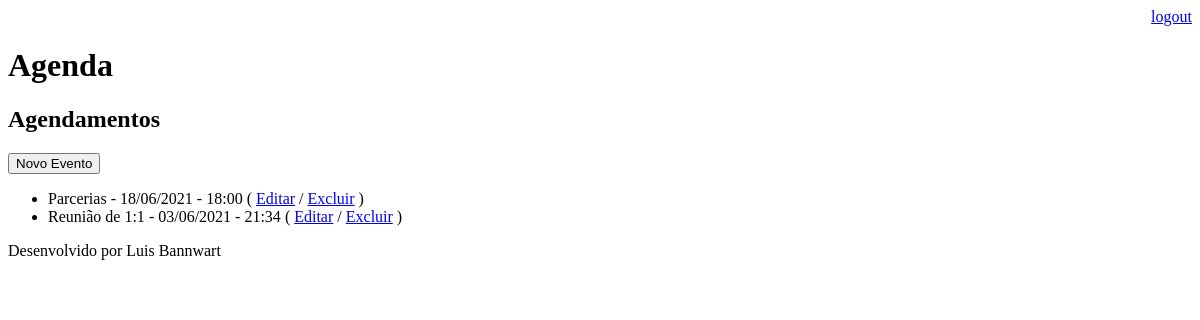
Page /agenda/ (signed in) on the earlier database version.
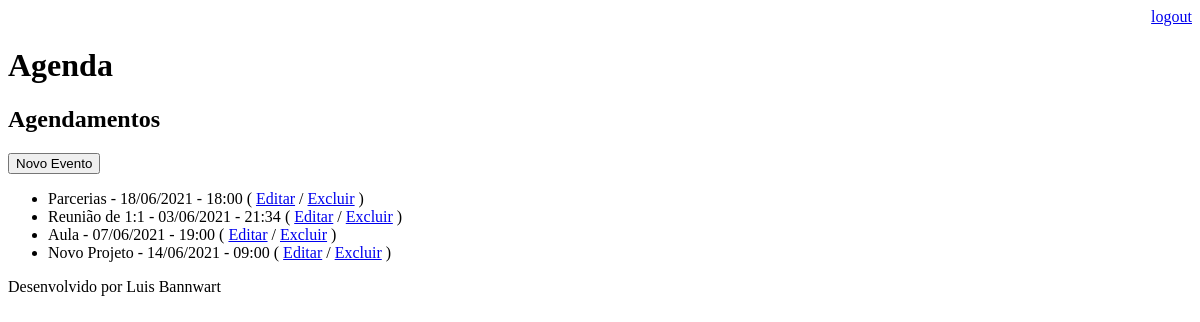
Same page on the later database version.
### core/models.py (models this page shows, shortened)
class Evento(models.Model):
    titulo = models.CharField(max_length=100)
    descricao = models.TextField(blank=True, null=True)
    data_evento = models.DateTimeField(verbose_name='Data do Evento')
    usuario = models.ForeignKey(User, on_delete=models.CASCADE)
    local = models.CharField(max_length=200, verbose_name='Local do Evento', blank=True, null=True)
    data_criacao = models.DateTimeField(auto_now_add=True)
    data_alteracao = models.DateTimeField(auto_now=True)
    class Meta:
        db_table = 'evento'
    def get_data_evento(self):
        return self.data_evento.strftime('%d/%m/%Y - %H:%M')

### core/views.py (the view)
# urls.py: path('agenda/', views.lista_eventos),
@login_required(login_url='/login/')
def lista_eventos(request):
    usuario = request.user
    eventos = Evento.objects.filter(usuario=usuario)
    dados = {'eventos': eventos}
    return render(request, 'agenda.html', dados)

### templates/agenda.html
{% extends "model-page.html" %}
{% block content %}
    <h2>Agendamentos</h2>
    <a href="evento/">
        <button type="button">Novo Evento</button>
    </a>
    <ul>
        {% for evento in eventos %}
            <li>
                {{ evento.titulo }} - {{ evento.get_data_evento }}
                ( <a href="evento/?id={{ evento.id }}">Editar</a>
                / <a href="evento/delete/{{ evento.id }}">Excluir</a> )
            </li>
        {% endfor %}
    </ul>
{% endblock %}

Differences in the rows shown:
added Evento: titulo "Aula", get_data_evento "07/06/2021 - 19:00"
added Evento: titulo "Novo Projeto", get_data_evento "14/06/2021 - 09:00"
